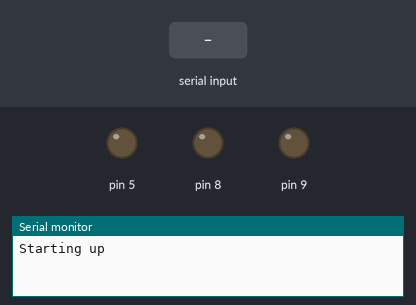
The sketch below on a simulated Arduino Uno, built with avr-gcc and run on an emulated ATmega328P. Parts: output pins drawn as LEDs (lit = HIGH), the last lines printed to the serial monitor. The inputs (shaded band) are chosen by the test bench. No radio packets arrive unless stated.

Above: at 1.2 s.
1.3 s: "s" received over Serial
At 2.5 s:
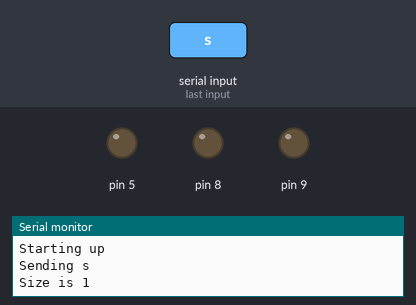
2.8 s: "1" received over Serial
At 3.9 s:
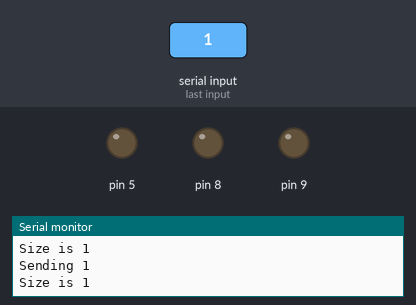
Timing chart, 0 to 5.8 s (numbered marks = the images above; inputs shaded):
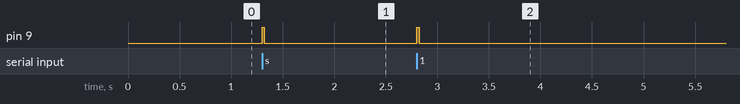

Measured:
- after the input at 1.3 s, pin 9: LOW → HIGH at once, → LOW 0.02 s later
- after the input at 2.8 s, pin 9: LOW → HIGH at once, → LOW 0.02 s later

The sketch:

Send.ino
```cpp
#include <SPI.h>
#include "nRF24L01.h"
#include "RF24.h"
RF24 radio(10,14);

const uint64_t pipes[2] = { 0xF0F0F0F0E1LL, 0xF0F0F0F0D2LL };

void setup(void)
{
    pinMode(9 , OUTPUT);
    pinMode(8, OUTPUT);
    pinMode(5, OUTPUT);
    Serial.begin(57600);
    Serial.println("Starting up");

    radio.begin();
    radio.setRetries(15,15);
    radio.openReadingPipe(1,pipes[1]);
    radio.startListening();
    radio.openWritingPipe(pipes[0]);
    radio.openReadingPipe(1,pipes[1]);
}

bool alt = false;
void loop(void)
{
    String content = "";
    char character;
    while(Serial.available()) {
        character = Serial.read();
        content.concat(character);
        String car = "";
        car.concat(character);
        if(((character< '0' || character > 'z') && character != '-')){
        }
    }
    if (content != "") {
        Serial.print("Sending ");
        Serial.println(content);
        Serial.print("Size is ");
        Serial.println(content.length());
        content.concat('e');
        digitalWrite(9, HIGH);
        for(int i = 0; i < content.length(); i++){
            send(content.charAt(i));
        }
        digitalWrite(9, LOW);
    }
    //check if we need to take a picture
    if ( radio.available() )
    {
        char got_time = 'p';
        bool done = false;
        while (!done)
        {
            done = radio.read( &got_time, sizeof(char) );
        }
        if(got_time == 's'){
            digitalWrite(5, HIGH);
            delay(50);
            digitalWrite(5, LOW);
        }
    }
}
void signal(){
    digitalWrite(7, HIGH);
    delay(500);
    digitalWrite(7, LOW);
    delay(500);
}
void signalFast(){
    while(true){
        digitalWrite(7, HIGH);
        delay(100);
        digitalWrite(7, LOW);
        delay(100);
    }
}
void send(char c){
    radio.stopListening();
    bool ok = false;
    while(!ok){
        char  time2 = c;
        delay(10);
        ok = radio.write( &time2, sizeof(char));
    }
    radio.startListening();
}
char listen(){
    char c = 'p';
    if(radio.available()){
        bool done = false;
        while(!done){
            done = radio.read(&c, sizeof(char));
        }
        return c;
    }
    return c;
}
```
